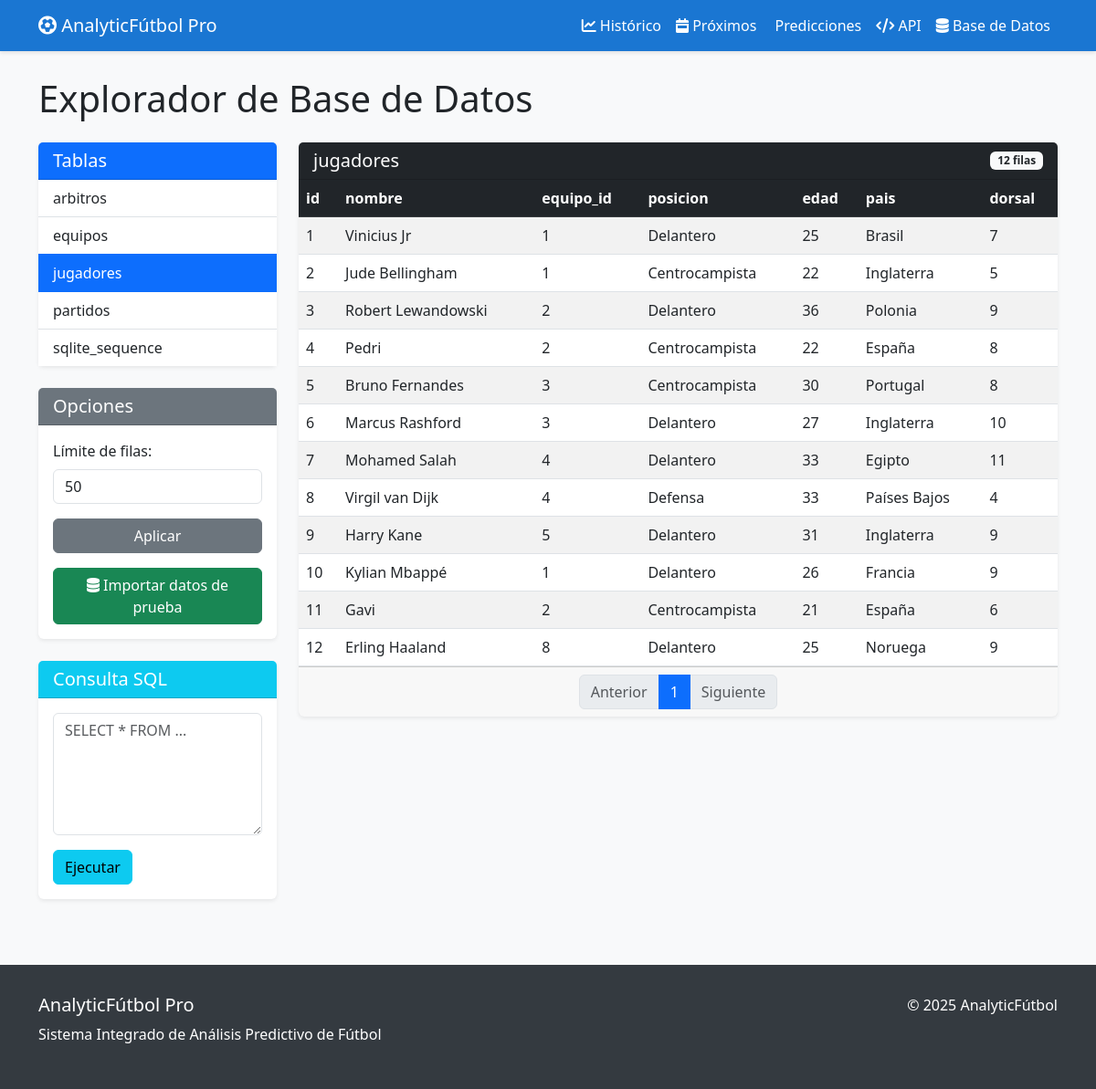
Screenshot of /explorar-db?tabla=jugadores with the database file from the repository.
### tables this page shows
CREATE TABLE "jugadores" (
"id" INTEGER,
  "nombre" TEXT,
  "equipo_id" INTEGER,
  "posicion" TEXT,
  "edad" INTEGER,
  "pais" TEXT,
  "dorsal" INTEGER
);

### app.py (the view)
@app.route('/explorar-db')
def explorar_db():
    from utils.database_explorer import get_db_connection, get_table_names
    tabla = request.args.get('tabla', default=None, type=str)
    pagina = request.args.get('pagina', default=1, type=int)
    limite = request.args.get('limite', default=50, type=int)
    if limite < 1:
        limite = 50
    elif limite > 1000:
        limite = 1000
    conn = get_db_connection()
    cursor = conn.cursor()
    tablas = get_table_names()
    datos = []
    columnas = []
    total_filas = 0
    total_paginas = 1
    if tabla and tabla in tablas:
        cursor.execute(f"SELECT COUNT(*) FROM {tabla}")
        total_filas = cursor.fetchone()[0]
        total_paginas = (total_filas + limite - 1) // limite
        if pagina < 1:
            pagina = 1
        elif pagina > total_paginas and total_paginas > 0:
            pagina = total_paginas
        offset = (pagina - 1) * limite
        cursor.execute(f"SELECT * FROM {tabla} LIMIT {limite} OFFSET {offset}")
        datos = cursor.fetchall()
        cursor.execute(f"PRAGMA table_info({tabla})")
        columnas = [col[1] for col in cursor.fetchall()]
    conn.close()
    return render_template('explorar_db.html',
                          tablas=tablas,
                          tabla_actual=tabla,
                          datos=datos,
                          columnas=columnas,
                          pagina=pagina,
                          limite=limite,
                          total_filas=total_filas,
                          total_paginas=total_paginas)

### utils/database_explorer.py (called while the page is built)
def get_db_path() -> str:
    db_path = os.path.join('data', 'database', 'futbol.db')
    if not os.path.exists(db_path):
        os.makedirs(os.path.dirname(db_path), exist_ok=True)
        initialize_db(db_path)
    return db_path

def get_db_connection():
    db_path = get_db_path()
    return sqlite3.connect(db_path)

def get_table_names() -> List[str]:
    conn = get_db_connection()
    cursor = conn.cursor()
    cursor.execute("SELECT name FROM sqlite_master WHERE type='table' ORDER BY name")
    tables = [row[0] for row in cursor.fetchall()]
    conn.close()
    return tables

### templates/explorar_db.html (shortened to what this page needs)
{% extends 'base.html' %}
{% block content %}
<div class="container mt-4">
    <h1 class="mb-4">Explorador de Base de Datos</h1>
    <div class="row mb-4">
        <div class="col-md-3">
            <div class="card">
                <div class="card-header bg-primary text-white">
                    <h5 class="mb-0">Tablas</h5>
                </div>
                <div class="card-body p-0">
                    <div class="list-group list-group-flush">
                        {% for tabla in tablas %}
                        <a href="{{ url_for('explorar_db', tabla=tabla) }}"
                           class="list-group-item list-group-item-action {% if tabla_actual == tabla %}active{% endif %}">
                            {{ tabla }}
                        </a>
                        {% endfor %}
                    </div>
                </div>
            </div>
            <div class="card mt-4">
                <div class="card-header bg-secondary text-white">
                    <h5 class="mb-0">Opciones</h5>
                </div>
                <div class="card-body">
                    <form method="get" action="{{ url_for('explorar_db') }}">
                        <div class="mb-3">
                            <label for="limite" class="form-label">Límite de filas:</label>
                            <input type="number" class="form-control" id="limite" name="limite"
                                   value="{{ limite }}" min="1" max="1000">
                        </div>
                        <button type="submit" class="btn btn-secondary mb-3 w-100">Aplicar</button>
                    </form>
                    <a href="{{ url_for('importar_datos_prueba') }}" class="btn btn-success w-100">
                        <i class="fas fa-database"></i> Importar datos de prueba
                    </a>
                </div>
            </div>
            <div class="card mt-4">
                <div class="card-header bg-info text-white">
                    <h5 class="mb-0">Consulta SQL</h5>
                </div>
                <div class="card-body">
                    <form method="post" action="{{ url_for('ejecutar_consulta') }}">
                        <div class="mb-3">
                            <textarea class="form-control" id="consulta" name="consulta"
                                      rows="5" placeholder="SELECT * FROM ..."></textarea>
                        </div>
                        <button type="submit" class="btn btn-info">Ejecutar</button>
                    </form>
                </div>
            </div>
        </div>
        <div class="col-md-9">
            <div class="card">
                <div class="card-header bg-dark text-white d-flex justify-content-between align-items-center">
                    <h5 class="mb-0">{{ tabla_actual }}</h5>
                    <span class="badge bg-light text-dark">{{ total_filas }} filas</span>
                </div>
                <div class="card-body p-0">
                    <div class="table-responsive">
                        {% if datos %}
                        <table class="table table-striped table-hover mb-0">
                            <thead class="table-dark">
                                <tr>
                                    {% for columna in columnas %}
                                    <th>{{ columna }}</th>
                                    {% endfor %}
                                </tr>
                            </thead>
                            <tbody>
                                {% for fila in datos %}
                                <tr>
                                    {% for valor in fila %}
                                    <td>{{ valor }}</td>
                                    {% endfor %}
                                </tr>
                                {% endfor %}
                            </tbody>
                        </table>
                        {% endif %}
                    </div>
                </div>
                <div class="card-footer">
                    <nav aria-label="Paginación">
                        <ul class="pagination justify-content-center mb-0">
                            <li class="page-item {% if pagina == 1 %}disabled{% endif %}">
                                <a class="page-link"
                                   href="{{ url_for('explorar_db', tabla=tabla_actual, pagina=pagina-1, limite=limite) }}">
                                   Anterior
                                </a>
                            </li>
                            {% set start_page = pagina-2 if pagina-2 > 1 else 1 %}
                            {% set end_page = pagina+3 if pagina+3 < total_paginas+1 else total_paginas+1 %}
                            {% for p in range(start_page, end_page) %}
                            <li class="page-item {% if p == pagina %}active{% endif %}">
                                <a class="page-link"
                                   href="{{ url_for('explorar_db', tabla=tabla_actual, pagina=p, limite=limite) }}">
                                   {{ p }}
                                </a>
                            </li>
                            {% endfor %}
                            <li class="page-item {% if pagina >= total_paginas %}disabled{% endif %}">
                                <a class="page-link"
                                   href="{{ url_for('explorar_db', tabla=tabla_actual, pagina=pagina+1, limite=limite) }}">
                                   Siguiente
                                </a>
                            </li>
                        </ul>
                    </nav>
                </div>
            </div>
        </div>
    </div>
</div>
{% endblock %}

### templates/base.html (style rules this page uses)
:root { --primary-color: #1a76d2; --secondary-color: #2c3e50; --accent-color: #e74c3c; --light-bg: #f8f9fa; --dark-bg: #343a40; }
body { padding-top: 60px; background-color: var(--light-bg); font-family: 'Segoe UI', Tahoma, Geneva, Verdana, sans-serif; }
.card { margin-bottom: 1.5rem; border: none; box-shadow: 0 0.125rem 0.25rem rgba(0, 0, 0, 0.075); }
.card-header { font-weight: 600; }

### rows the page displays
jugadores: fila "1" "1" "25" "7", nombre "Vinicius Jr", posicion "Delantero", pais "Brasil"
jugadores: fila "2" "1" "22" "5", nombre "Jude Bellingham", posicion "Centrocampista", pais "Inglaterra"
jugadores: fila "3" "2" "36" "9", nombre "Robert Lewandowski", posicion "Delantero", pais "Polonia"
jugadores: fila "4" "2" "22" "8", nombre "Pedri", posicion "Centrocampista", pais "España"
jugadores: fila "5" "3" "30" "8", nombre "Bruno Fernandes", posicion "Centrocampista", pais "Portugal"
jugadores: fila "6" "3" "27" "10", nombre "Marcus Rashford", posicion "Delantero", pais "Inglaterra"
jugadores: fila "7" "4" "33" "11", nombre "Mohamed Salah", posicion "Delantero", pais "Egipto"
jugadores: fila "8" "4" "33" "4", nombre "Virgil van Dijk", posicion "Defensa", pais "Países Bajos"
jugadores: fila "9" "5" "31" "9", nombre "Harry Kane", posicion "Delantero", pais "Inglaterra"
jugadores: fila "10" "1" "26" "9", nombre "Kylian Mbappé", posicion "Delantero", pais "Francia"
jugadores: fila "11" "2" "21" "6", nombre "Gavi", posicion "Centrocampista", pais "España"
jugadores: fila "12" "8" "25" "9", nombre "Erling Haaland", posicion "Delantero", pais "Noruega"

### other values shown
{{ tabla }} "arbitros" "equipos" "jugadores" "partidos" "sqlite_sequence"
{{ tabla_actual }} "jugadores"
{{ total_filas }} "12"
{{ columna }} "id" "nombre" "equipo_id" "posicion" "edad" "pais" "dorsal"
{{ p }} "1"
